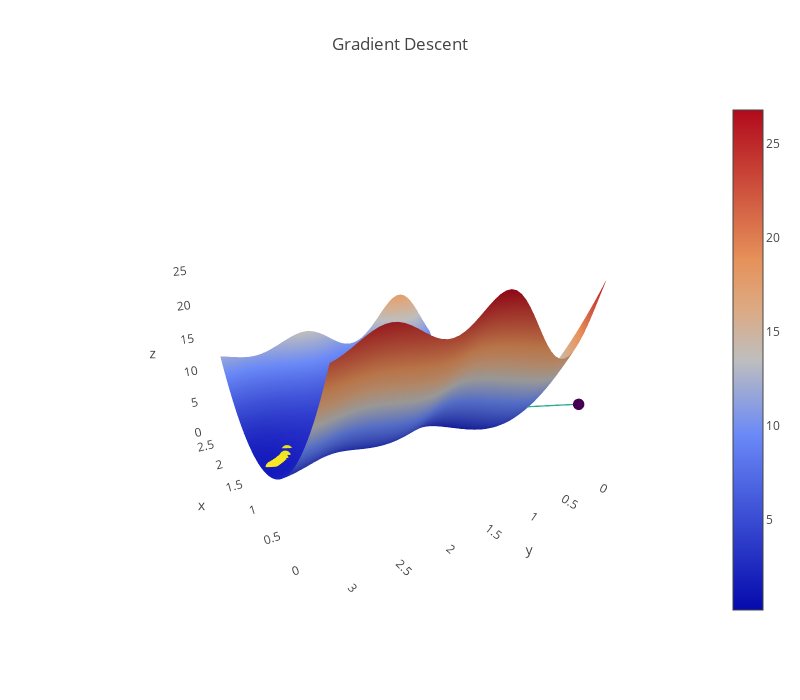

The notebook cell saved with this chart:
### Code cell
# Run me to see another 3D plot (gradient descent with decaying alpha)
plot_3d(ts_decay[:, 0], ts_decay[:, 1], loss_decay, l2_loss, sin_model, x, y)
